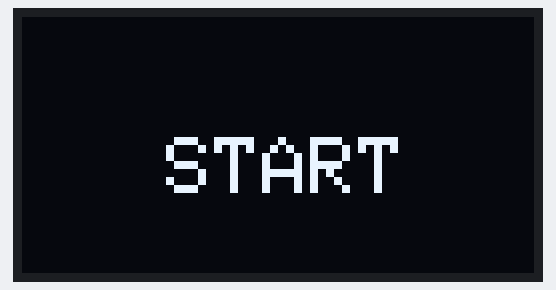
The sketch below on a simulated Arduino Uno, built with avr-gcc and run on an emulated ATmega328P. On the bench: 128×64 one-colour display.

Above: at 0.1 s.
At 2.1 s:
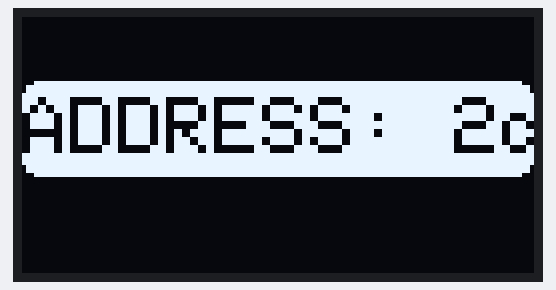
At 3.9 s:
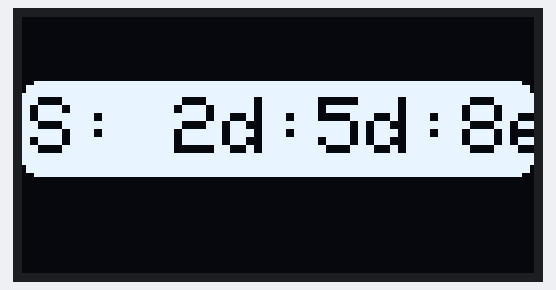
At 8.0 s:
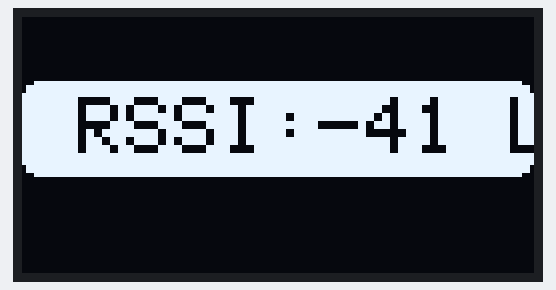
At 11.8 s:
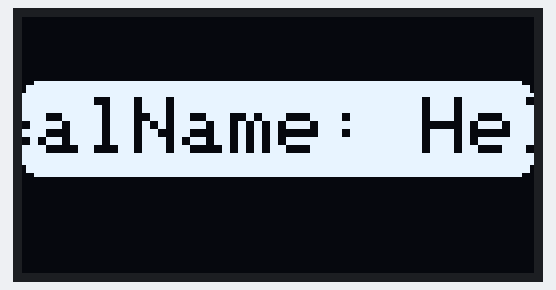
At 16.0 s:
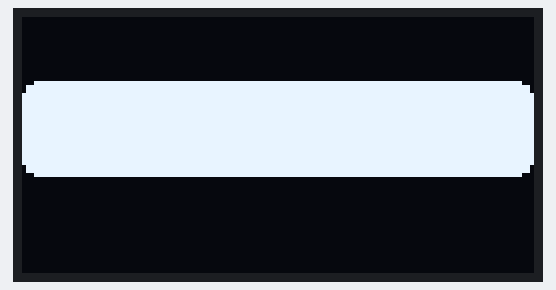

The sketch:

scrollTest.ino
```cpp
#include <Wire.h>
#include <Adafruit_GFX.h>
#include <Adafruit_SSD1306.h>

const int SCREEN_WIDTH = 128; // OLED display width, in pixels
const int SCREEN_HEIGHT = 64; // OLED display height, in pixels
const int OLED_RESET = 0; // Reset pin for display (0 or -1 if no reset pin)


// colors for a monochrome display:
const int foregroundColor = 0x01;  // white
const int backgroundColor = 0x00;  // black

// initialize the display library instance:
Adafruit_SSD1306 display(SCREEN_WIDTH, SCREEN_HEIGHT, &Wire);


void setup() {
  // put your setup code here, to run once:
  // start the display:
  display.begin(SSD1306_SWITCHCAPVCC, 0x3C);

display.clearDisplay();
  display.setTextSize(2);
  display.setTextColor(SSD1306_WHITE);
  display.setCursor(36, 30);
  display.println("START");

  display.display(); // actually display all of the above

  delay(2000); // Pause for 2 seconds

  // Clear the buffer
  display.clearDisplay();

  // disable text wrap
  display.setTextWrap(false);

  testscrolltext();    // Draw scrolling text
}

void loop() {
  // put your main code here, to run repeatedly:

}

void testscrolltext(void) {
  display.clearDisplay();


  for(int i = 0; i < 800; i+= 2){
    display.clearDisplay();
    display.fillRoundRect(0,16, display.width(), 24,
                        4, SSD1306_INVERSE);
    display.setCursor(0-i, 20);
    display.setTextColor(SSD1306_BLACK);
    display.print(F("ADDRESS: 2d:5d:8e:05 "));
    display.print(F("RSSI:-41 "));
    display.println(F("LocalName: Hello"));
    display.display();      // Show initial text
    delay(20);
  }

// Scroll in various directions, pausing in-between:
//  display.startscrollright(0x00, 0x07);
//  delay(8000);
//  display.stopscroll();
//  delay(5000);
//  display.startscrollleft(0x00, 0x07);
//  delay(8000);
//  display.stopscroll();
//  delay(5000);
//  display.startscrolldiagright(0x00, 0x07);
//  delay(4000);
//  display.startscrolldiagleft(0x00, 0x07);
//  delay(4000);
//  display.stopscroll();
//  delay(5000);
}
```
